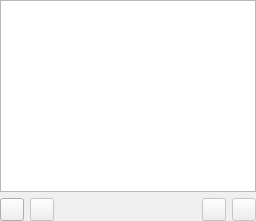
<ui version="4.0" >
 <class>Kleo::NewCertificateUi::ListWidget</class>
 <widget class="QWidget" name="Kleo::NewCertificateUi::ListWidget" >
  <layout class="QVBoxLayout" name="verticalLayout" >
   <property name="margin" >
    <number>0</number>
   </property>
   <item>
    <widget class="QListView" name="listView" >
     <property name="selectionBehavior" >
      <enum>QAbstractItemView::SelectRows</enum>
     </property>
     <property name="horizontalScrollMode" >
      <enum>QAbstractItemView::ScrollPerPixel</enum>
     </property>
     <property name="resizeMode" >
      <enum>QListView::Adjust</enum>
     </property>
    </widget>
   </item>
   <item>
    <layout class="QHBoxLayout" name="horizontalLayout" >
     <item>
      <widget class="QToolButton" name="addTB" >
       <property name="text" >
        <string/>
       </property>
      </widget>
     </item>
     <item>
      <widget class="QToolButton" name="removeTB" >
       <property name="enabled" >
        <bool>false</bool>
       </property>
       <property name="text" >
        <string/>
       </property>
      </widget>
     </item>
     <item>
      <spacer name="horizontalSpacer" >
       <property name="orientation" >
        <enum>Qt::Horizontal</enum>
       </property>
       <property name="sizeHint" stdset="0" >
        <size>
         <width>40</width>
         <height>20</height>
        </size>
       </property>
      </spacer>
     </item>
     <item>
      <widget class="QToolButton" name="upTB" >
       <property name="enabled" >
        <bool>false</bool>
       </property>
       <property name="text" >
        <string/>
       </property>
      </widget>
     </item>
     <item>
      <widget class="QToolButton" name="downTB" >
       <property name="enabled" >
        <bool>false</bool>
       </property>
       <property name="text" >
        <string/>
       </property>
      </widget>
     </item>
    </layout>
   </item>
  </layout>
 </widget>
 <resources/>
 <connections>
  <connection>
   <sender>addTB</sender>
   <signal>clicked()</signal>
   <receiver>Kleo::NewCertificateUi::ListWidget</receiver>
   <slot>slotAdd()</slot>
   <hints>
    <hint type="sourcelabel" >
     <x>13</x>
     <y>206</y>
    </hint>
    <hint type="destinationlabel" >
     <x>33</x>
     <y>194</y>
    </hint>
   </hints>
  </connection>
  <connection>
   <sender>removeTB</sender>
   <signal>clicked()</signal>
   <receiver>Kleo::NewCertificateUi::ListWidget</receiver>
   <slot>slotRemove()</slot>
   <hints>
    <hint type="sourcelabel" >
     <x>43</x>
     <y>210</y>
    </hint>
    <hint type="destinationlabel" >
     <x>125</x>
     <y>196</y>
    </hint>
   </hints>
  </connection>
  <connection>
   <sender>upTB</sender>
   <signal>clicked()</signal>
   <receiver>Kleo::NewCertificateUi::ListWidget</receiver>
   <slot>slotUp()</slot>
   <hints>
    <hint type="sourcelabel" >
     <x>203</x>
     <y>214</y>
    </hint>
    <hint type="destinationlabel" >
     <x>257</x>
     <y>140</y>
    </hint>
   </hints>
  </connection>
  <connection>
   <sender>downTB</sender>
   <signal>clicked()</signal>
   <receiver>Kleo::NewCertificateUi::ListWidget</receiver>
   <slot>slotDown()</slot>
   <hints>
    <hint type="sourcelabel" >
     <x>245</x>
     <y>220</y>
    </hint>
    <hint type="destinationlabel" >
     <x>257</x>
     <y>188</y>
    </hint>
   </hints>
  </connection>
 </connections>
 <slots>
  <slot>slotAdd()</slot>
  <slot>slotRemove()</slot>
  <slot>slotUp()</slot>
  <slot>slotDown()</slot>
 </slots>
</ui>
